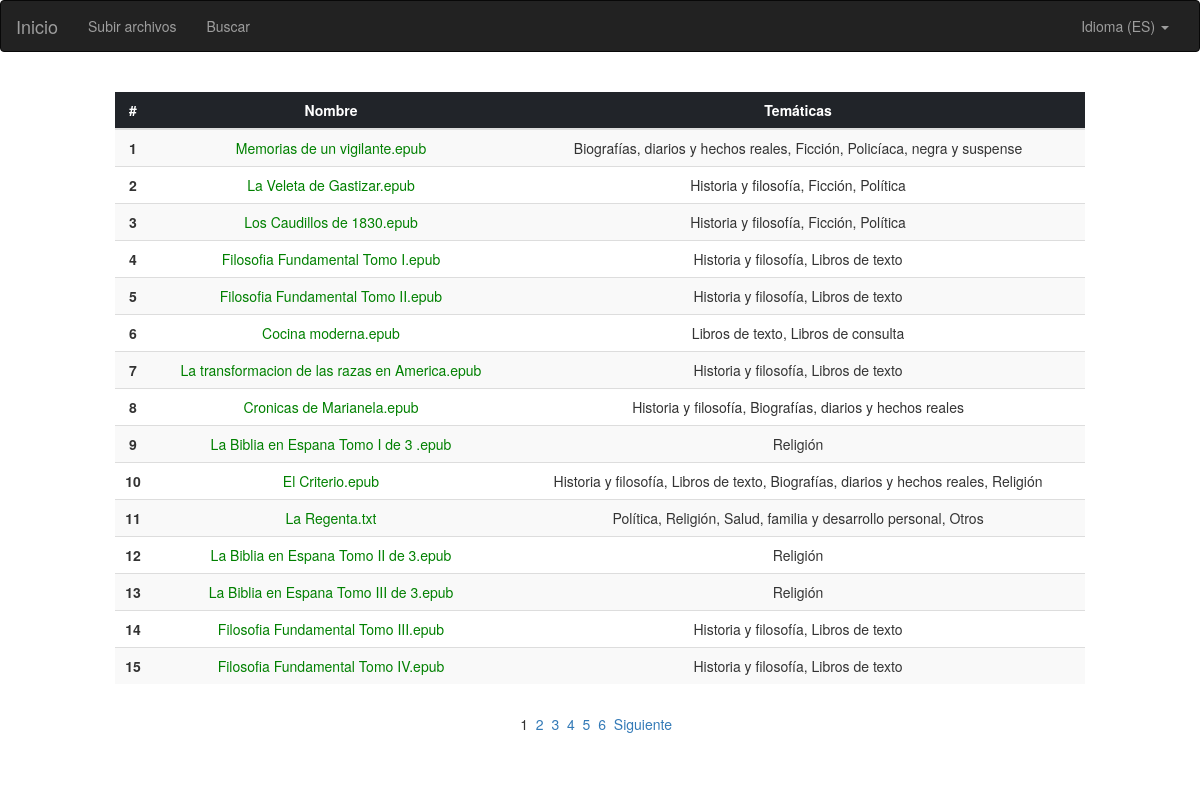
/index, run on the app's committed database.
### app/models.py (models this page shows, shortened)
class Books(db.Model):
    id = db.Column(db.Integer, primary_key=True)
    name = db.Column(db.String(64), index=True, unique=True)
    indexed = db.Column(db.Integer, index=True, unique=False)
    language = db.Column(db.String(3), index=True, unique=False)
    CheckConstraint('indexed == 1 OR indexed == 0')

### app/routes.py (the view)
@app.route('/')
@app.route('/index', methods=['GET', 'POST'])
def index():
    app.config.pop('ranking', None)
    app.config.pop('query', None)
    app.config.pop('query', None)
    books = MODEL.get_books_for_language(app.config['SELECTED_LANGUAGE'])
    theme_books = list()
    page = request.args.get('page', 1, type=int)
    maximum_pages = math.ceil(len(books) / app.config['BOOKS_PER_PAGE'])
    books_range = calculate_range(len(books), page, maximum_pages)
    index_button = False
    are_books = False
    for book in books:
        are_books = True
        themes = ''
        for book_theme in MODEL.get_book_themes(book.id):
            themes += get_theme_name(int(book_theme.theme_id)) + ', '
        theme_books.append(themes)
        if book.indexed == 0:
            index_button = True
    books_list = list()
    for i in range(books_range[0], books_range[1] + 1):
        books_list.append((books[i], theme_books[i]))
    return render_template('index.html', page=page, maximum_pages=maximum_pages, index_button=index_button,
                           are_books=are_books, books=books_list)

### app/models.py (called while the page is built)
    @staticmethod
    def get_books_for_language(language):
        return Books.query.filter((Books.language == language)).all()

    @staticmethod
    def get_book_themes(book_id):
        return BookThemes.query.filter((BookThemes.book_id == book_id)).all()

### app/routes.py (called while the page is built)
def calculate_range(total_elements, page, maximum_pages):
    if total_elements < app.config['BOOKS_PER_PAGE']:
        return 0, total_elements - 1
    if page == maximum_pages:
        return (page - 1) * app.config['BOOKS_PER_PAGE'], total_elements - 1
    return (page - 1) * app.config['BOOKS_PER_PAGE'], (page * app.config['BOOKS_PER_PAGE']) - 1

def get_theme_name(theme_id):
    for book_theme in THEMES:
        if book_theme.id == theme_id:
            return book_theme.theme

### app/templates/index.html (shortened to what this page needs)
{% extends "base.html" %}
{% block app_content %}
    <div class="row">
        <div class="col-md-1"></div>
        <div class="col-md-10" id="search-column">
            {% if are_books %}
                <br>
                <table class="table table-striped">
                    <thead class="thead-dark">
                    <tr>
                        <th scope="col" class="text-center">#</th>
                        <th scope="col" class="text-center">{{ _('Nombre') }}</th>
                        <th scope="col" class="text-center">{{ _('Temáticas') }}</th>
                    </tr>
                    </thead>
                    <tbody>
                    {% for book, themes in books %}
                        <tr>
                            <th scope="row" class="text-center">{{ book.id }}</th>
                            <td class="text-center"><a href="{{ 'update_themes/' ~ book.id + '?page=' ~ page }}" class="
                                    {% if book.indexed == 0 %} not-indexed {% else %}
                                                       indexed {% endif %}">{{ book.name.replace('_', ' ') }}</a></td>
                            <td class="text-center">{{ themes[:-2] }} </td>
                        </tr>
                    {% endfor %}
                    </tbody>
                </table>
                <table style="border-collapse:collapse;text-align:left;margin:30px auto 30px" id="nav"
                       role="presentation">
                    <tbody>
                    <tr valign="top">
                        {% for n in range(1, maximum_pages + 1) %}
                            {% if n == page %}
                                <td><span>{{ n }}</span></td>
                            {% else %}
                                <td><a href="{{ '/index?page=' ~ n }}"><span>{{ n }}</span></a></td>
                            {% endif %}
                        {% endfor %}
                        {% if page != maximum_pages %}
                            <td>
                                <a href="{{ '/index?page=' ~ (page + 1) }}"><span>{{ _('Siguiente') }}</span></a>
                            </td>
                        {% endif %}
                    </tr>
                    </tbody>
                </table>
            {% else %}
                <div class="alert alert-danger" role="alert">
                    {{ _('Aún no hay ningún libro en la aplicación.') }}
                </div>
            {% endif %}
        </div>
        <div class="col-md-2"></div>
    </div>
{% endblock %}

### app/templates/base.html (shortened to what this page needs)
{% extends 'bootstrap/base.html' %}
{% block styles %}
    {{ super() }}
    <link rel="stylesheet" type="text/css" href="{{ url_for('static',filename='styles/style.css') }}">
    <link rel="stylesheet" type="text/css" href="{{ url_for('static',filename='styles/bootstrap-select.min.css') }}">
{% endblock %}
{% block navbar %}
    <div class="navbar navbar-inverse" role="navigation">
        <div class="container-fluid">
            <div class="navbar-header">
                <a class="navbar-brand" href="{{ url_for('index') }}">{{ _('Inicio') }}</a>
            </div>
            <div class="navbar-collapse collapse">
                <ul class="nav navbar-nav">
                    <li><a href="{{ url_for('upload') }}">{{ _('Subir archivos') }}</a></li>
                    <li><a href="{{ url_for('search') }}">{{ _('Buscar') }}</a></li>
                </ul>
                <ul class="nav navbar-nav navbar-right">
                    <li class="dropdown pull-right">
                        <a class="dropdown-toggle" data-toggle="dropdown" href="#">{{ _('Idioma (ES)') }}
                            <span class="caret"></span></a>
                    </li>
                </ul>
            </div>
        </div>
    </div>
{% endblock %}
{% block content %}
    <div class="container-fluid">
        {% block app_content %}{% endblock %}
    </div>
{% endblock %}

### app/static/styles/style.css (style rules this page uses)
.thead-dark { background-color: #212429; color: white; }
.indexed { color: green; }

### data on the page
Books: id "1", name.replace "Memorias de un vigilante.epub", themes "Biografías, diarios y hechos reales, Ficción, Policíaca, negra y suspense"
Books: id "2", name.replace "La Veleta de Gastizar.epub", themes "Historia y filosofía, Ficción, Política"
Books: id "3", name.replace "Los Caudillos de 1830.epub", themes "Historia y filosofía, Ficción, Política"
Books: id "4", name.replace "Filosofia Fundamental Tomo I.epub", themes "Historia y filosofía, Libros de texto"
Books: id "5", name.replace "Filosofia Fundamental Tomo II.epub", themes "Historia y filosofía, Libros de texto"
Books: id "6", name.replace "Cocina moderna.epub", themes "Libros de texto, Libros de consulta"
Books: id "7", name.replace "La transformacion de las razas en America.epub", themes "Historia y filosofía, Libros de texto"
Books: id "8", name.replace "Cronicas de Marianela.epub", themes "Historia y filosofía, Biografías, diarios y hechos reales"
Books: id "9", name.replace "La Biblia en Espana Tomo I de 3 .epub", themes "Religión"
Books: id "10", name.replace "El Criterio.epub", themes "Historia y filosofía, Libros de texto, Biografías, diarios y hechos reales, Religión"
Books: id "11", name.replace "La Regenta.txt", themes "Política, Religión, Salud, familia y desarrollo personal, Otros"
Books: id "12", name.replace "La Biblia en Espana Tomo II de 3.epub", themes "Religión"
Books: id "13", name.replace "La Biblia en Espana Tomo III de 3.epub", themes "Religión"
Books: id "14", name.replace "Filosofia Fundamental Tomo III.epub", themes "Historia y filosofía, Libros de texto"
Books: id "15", name.replace "Filosofia Fundamental Tomo IV.epub", themes "Historia y filosofía, Libros de texto"

### other printed values
{{ n }} "1"
{{ n }} "2" "3" "4" "5" "6"
